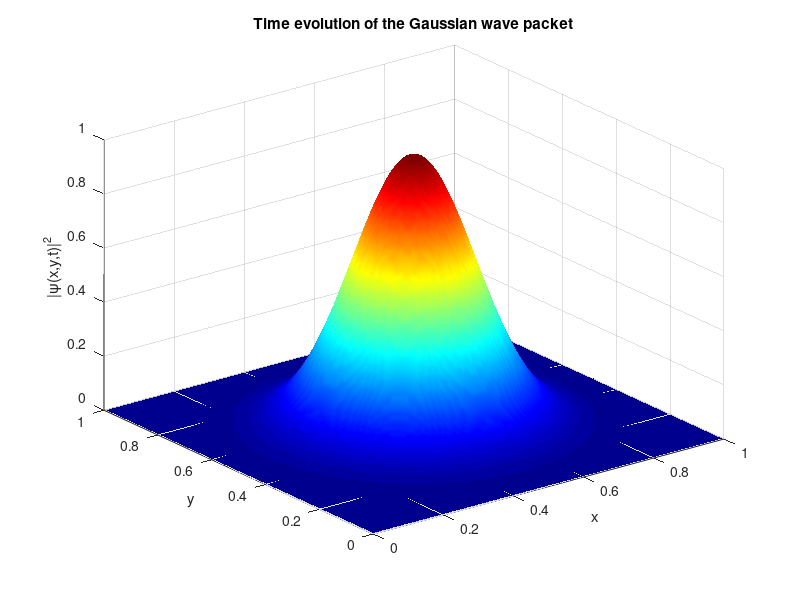

MATLAB code for this plot: (Note: this script raises an error after producing the figure.)
% MATLAB Code for Solving the 2D Time-Dependent Schrödinger Equation

clear;
clc;

% Parameters
NP = 151;
xmax = 1;
xmin = 0;
dx = (xmax - xmin) / (NP-1);
x = linspace(xmin, xmax, NP);
y = linspace(xmin, xmax, NP);
[X, Y] = meshgrid(x, y);

hbar = 1;
m = 1;

% Calculate the maximum allowable time step based on CFL condition
dt_max = (m * dx^2) / hbar;
dt = dt_max * 0.5;
fprintf('Adjusted time step dt = %.5f to satisfy stability.\n', dt);

TimeEnd = 0.003;
nsteps = round(TimeEnd/dt);

% Initial wave packet parameters
x0 = 0.5;
y0 = 0.5;
rho_x = 0.2;
rho_y = 0.2;
kx = 10;
ky = 10;

% Construct the initial wavefunction (Gaussian)
psi = exp(1i * kx * X - ((X - x0).^2) / (2 * rho_x^2)) ...
    .* exp(1i * ky * Y - ((Y - y0).^2) / (2 * rho_y^2));

% Potential (for free particle, V = 0)
V = zeros(NP, NP);

% Precompute some constants to avoid redundant calculations in the loop
hbar2_over_2m = hbar^2 / (2 * m);
dx2 = dx^2;

% Initialize figure for live animation
figure('Renderer', 'painters', 'Position', [100 100 600 500]);
h = surf(X, Y, abs(psi).^2, 'EdgeColor', 'none');
shading interp;
colormap jet;
xlabel('x');
ylabel('y');
zlabel('|\psi(x,y,t)|^2');
axis([xmin xmax xmin xmax 0 max(abs(psi(:)).^2)]);
caxis([0 max(abs(psi(:)).^2)]);
title('Time evolution of the Gaussian wave packet');

% Initialize video writer
video_filename = 'wave_packet_evolution.mp4';
v = VideoWriter(video_filename, 'MPEG-4');
v.FrameRate = 30; % Adjust the frame rate as needed
open(v);

% Time evolution: Implicit scheme
for t = 1:nsteps
    % Kinetic energy operator in x and y (using central differences)
    T_x = (circshift(psi, [0 -1]) - 2 * psi + circshift(psi, [0 1])) / dx2;
    T_y = (circshift(psi, [-1 0]) - 2 * psi + circshift(psi, [1 0])) / dx2;
    
    % Hamiltonian applied to psi
    H_psi = -hbar2_over_2m * (T_x + T_y) + V .* psi;
    
    % Time evolution (Crank-Nicolson Method)
    psi = psi - 1i * dt * H_psi / hbar;
    
    % Update the plot with the new wave function
    if mod(t, nsteps/100) == 0
        set(h, 'ZData', abs(psi).^2);
        title(['Time evolution of the Gaussian wave packet, t = ', num2str(t*dt)]);
        drawnow;

        % Write the current frame to the video
        frame = getframe(gcf);
        writeVideo(v, frame);
    end
end

% Close the video writer
close(v);

% Final visualization: compare the initial and final wave packets
figure;
subplot(1, 2, 1);
surf(X, Y, abs(psi).^2, 'EdgeColor', 'none');
shading interp;
colormap jet;
title('Final wave packet');
xlabel('x');
ylabel('y');
zlabel('|\psi(x,y,t)|^2');
axis([xmin xmax xmin xmax 0 max(abs(psi(:)).^2)]);
caxis([0 max(abs(psi(:)).^2)]);

subplot(1, 2, 2);
initial_psi = exp(1i * kx * X - ((X - x0).^2) / (2 * rho_x^2)) ...
    .* exp(1i * ky * Y - ((Y - y0).^2) / (2 * rho_y^2));
surf(X, Y, abs(initial_psi).^2, 'EdgeColor', 'none');
shading interp;
colormap jet;
title('Initial wave packet');
xlabel('x');
ylabel('y');
zlabel('|\psi(x,y,t)|^2');
axis([xmin xmax xmin xmax 0 max(abs(initial_psi(:)).^2)]);
caxis([0 max(abs(initial_psi(:)).^2)]);